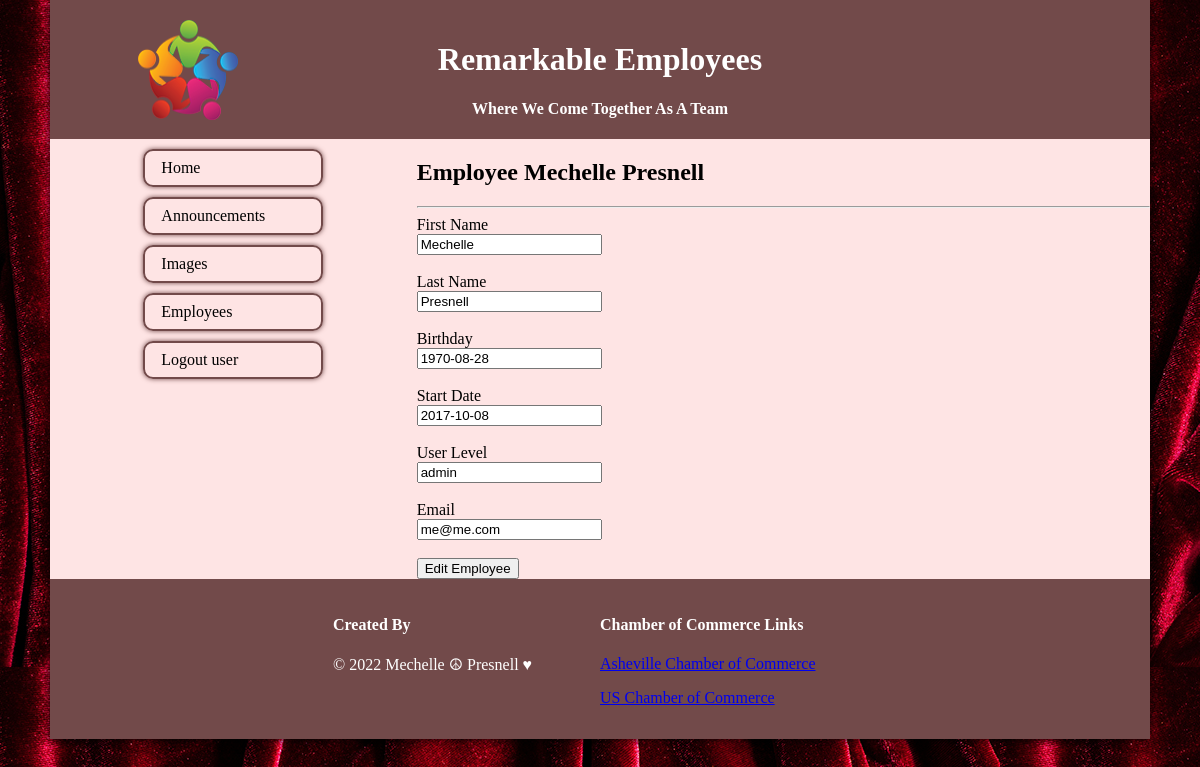
The page /staff/edit.php?employee_id=18 (signed in) on the database its author committed.
### tables this page shows
CREATE TABLE `employee` (
  `employee_id` int(15) NOT NULL,
  `first_name` varchar(50) NOT NULL,
  `last_name` varchar(50) NOT NULL,
  `birthday` date DEFAULT NULL,
  `start_date` date DEFAULT NULL,
  `email` varchar(100) NOT NULL,
  `username` varchar(50) NOT NULL DEFAULT 'user',
  `hashed_password` varchar(255) NOT NULL DEFAULT '12345',
  `user_level` varchar(10) DEFAULT 'employee',
  `department_initial` varchar(5) DEFAULT 'HR'
);

### private/functions.php (called while the page is built, shortened)
<?php
function url_for($script_path) {
  if($script_path[0] != '/') {
    $script_path = "/" . $script_path;
  }
  return WWW_ROOT . $script_path;
}
function u($string="") {
  return urlencode($string);
}
function h($string="") {
  return htmlspecialchars($string);
}
?>

### private/query_functions.php (called while the page is built, shortened)
<?php
function find_employee_by_id($id) {
  global $db;
  $sql = "SELECT * FROM employee ";
  $sql .= "WHERE employee_id='" . $id . "'";
  $result = mysqli_query($db, $sql);
  $subject = mysqli_fetch_assoc($result);
  return $subject;
}
?>

### public/staff/edit.php (the view, shortened to what this page needs)
<?php
require_once('../../private/initialize.php');
$id = $_GET['employee_id'];
if(is_post_request()) {
  $subject = [];
  $subject['employee_id'] = $id;
  $subject['first_name'] = $_POST['first_name'] ?? '';
  $subject['last_name'] = $_POST['last_name'] ?? '';
  $subject['birthday'] = $_POST['birthday'] ?? '';
  $subject['email'] = $_POST['email'] ?? '';
  $subject['start_date'] = $_POST['start_date'] ?? '';
  $subject['user_level'] = $_POST['user_level'] ?? '';
  $result = update_employee($subject);
  redirect_to(url_for('staff/show.php?employee_id=' . $subject['employee_id']));
} else {
  $subject = find_employee_by_id($id);
}
?>
<!DOCTYPE html>
<html lang="en">
  <head>
    <link href="../stylesheets/public-styles.css" rel="stylesheet">
  </head>
  <body>
    <div id="main-content">
      <header>
        <a href="<?php echo url_for('staff/index.php'); ?>"><img src="../images/ppl-logo.png" alt="circle logo" width="100" height="100"></a>
        <div id="header-content">
          <h1>Remarkable Employees</h1>
          <h4>Where We Come Together As A Team</h4>
        </div>
      </header>
      <main id="page-content">
        <aside id="navigation">
          <nav id="main-nav">
            <ul>
              <l1><a href="<?php echo url_for('/staff/index.php'); ?>">Home</a></l1>
              <l1><a href="announcements.php">Announcements</a></l1>
              <l1><a href="images.php">Images</a></l1>
              <l1><a href="employee_list.php">Employees</a></l1>
              <l1><a href="<?php echo url_for('../public/logout.php'); ?>">Logout <?php echo $_SESSION['username']; ?></a></l1>
            </ul>
          </nav>
        </aside>
        <article id="description">
          <div>
            <h2>Employee <?php echo h($subject['first_name']) . " " . h($subject['last_name']); ?></h2>
          </div>
          <hr>
          <div>
            <form action="<?php echo url_for('/staff/edit.php?employee_id=' . h(u($id))); ?>" method="post">
              <label for="first_name">First Name</label><br>
              <input type="text" id="first_name" name="first_name" value="<?php echo h($subject['first_name']); ?>"><br>
              <br>
              <label for="last_name">Last Name</label><br>
              <input type="text" id="last_name" name="last_name" value="<?php echo h($subject['last_name']); ?>"><br>
              <br>
              <label for="birthday">Birthday</label><br>
              <input type="text" id="birthday" name="birthday" value="<?php echo h($subject['birthday']); ?>"><br>
              <br>
              <label for="start_date">Start Date</label><br>
              <input type="text" id="start_date" name="start_date" value="<?php echo h($subject['start_date']); ?>"><br>
              <br>
              <label for="user_level">User Level</label><br>
              <input type="text" id="user_level" name="user_level" value="<?php echo h($subject['user_level']); ?>"><br>
              <br>
              <label for="email">Email</label><br>
              <input type="text" id="email" name="email" value="<?php echo h($subject['email']); ?>"><br>
              <br>
              <div id="operations">
                <input type="submit" name="submit" value="Edit Employee">
              </div>
            </form>
          </div>
        </article>
      </main>
      <footer id="footer">
        <div id="my-info">
          <h4>Created By</h4>
          &copy; <?php echo date('Y'); ?> Mechelle &#9774; Presnell &hearts;
        </div>
        <div id="chamber">
          <h4>Chamber of Commerce Links</h4>
          <p><a href="https://www.ashevillechamber.org/news-events/events/wnc-career-expo/?gclid=EAIaIQobChMI--vY9Jfk9gIVBLLICh1_2gFFEAAYASAAEgJtifD_BwE">Asheville Chamber of Commerce</a></p>
          <p><a href="https://www.uschamber.com/">US Chamber of Commerce</a></p>
        </div>
      </footer>
    </div>
  </body>
</html>

### public/stylesheets/public-styles.css (style rules this page uses)
* { box-sizing: border-box; }
body { background-image: url(../images/background.jpeg); margin: 0; }
#main-content { background-color: #fee4e4; box-shadow: 0 0 10px #000; margin: 0 auto; max-width: 1100px; }
header { background-color: #724a4a; color: #fff; min-height: 100px; margin: 0; padding-top: 20px; text-align: center; }
#page-content { color: #000; padding: 20px; }
footer { background-color: #724a4a; color: #fff; margin: 0; min-height: 100px; padding: 1rem; }

### rows shown on the page
employee: first_name "Mechelle", last_name "Presnell", birthday "1970-08-28", start_date "2017-10-08", user_level "admin", email "me@me.com"

### other values the page prints
$_SESSION['username'] "user"
